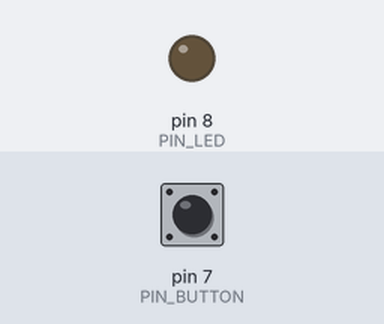
A sketch run on a simulated Arduino Uno, built with avr-gcc and run on an emulated ATmega328P. Shown: output pins drawn as LEDs (lit = HIGH). The test bench sets the inputs (shaded band); at power-on: pin 7 (PIN_BUTTON) HIGH.

Above: at 1.2 s.
1.3 s: pin 7 (PIN_BUTTON) pulled LOW for 0.15 s
At 2.2 s:
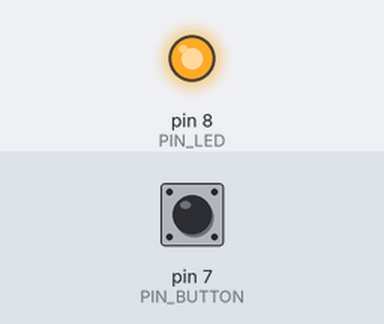
2.9 s: pin 7 (PIN_BUTTON) pulled LOW for 1 s
At 4.7 s:
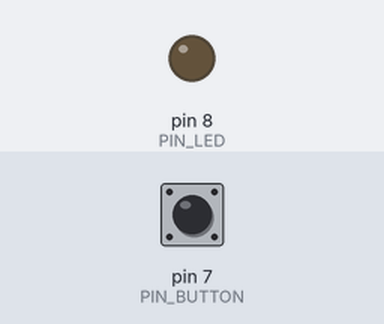
5.4 s: pin 7 (PIN_BUTTON) pulled LOW for 3.2 s
At 9.4 s:
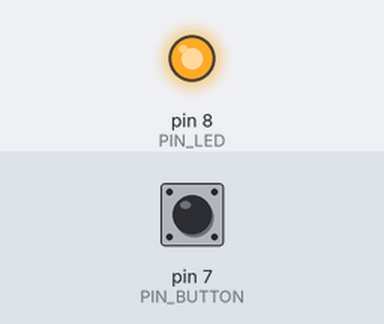
Timing chart, 0 to 10.9 s (numbered marks = the images above; inputs shaded):
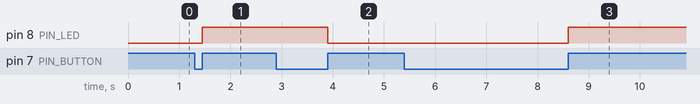

The sketch:

ledButtonOnOffStateWithDebounce.ino
```cpp
#define PIN_LED 8
#define PIN_BUTTON 7

byte lastButtonState;
byte ledState = LOW;

unsigned long lastTimeButtonStateChanged = millis();
unsigned long debounceDuration = 50;

void setup() {
  pinMode(PIN_LED, OUTPUT);
  pinMode(PIN_BUTTON, INPUT);
  lastButtonState = digitalRead(PIN_BUTTON);
}

void loop() {
  if (millis() - lastTimeButtonStateChanged >= debounceDuration) {
    byte buttonState = digitalRead(PIN_BUTTON);
    if (buttonState != lastButtonState) {
      lastTimeButtonStateChanged = millis();
      lastButtonState = buttonState;

      if (buttonState == HIGH) {
        if (ledState == HIGH) {
          ledState = LOW;
        } else {
          ledState = HIGH;
        }
        digitalWrite(PIN_LED, ledState);
      }
    }
  }
}
```

Measured:
- after the input at 1.3 s, pin 8 (PIN_LED): LOW → HIGH after 0.15 s
- after the input at 2.9 s, pin 8 (PIN_LED): HIGH → LOW after 1.0 s
- after the input at 5.4 s, pin 8 (PIN_LED): LOW → HIGH after 3.2 s
